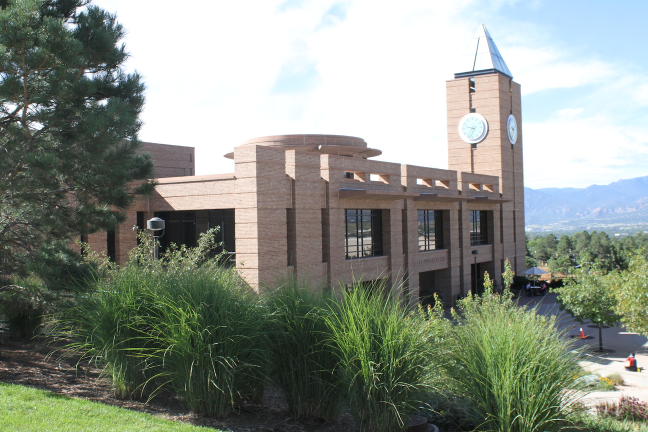
#> input picture Classes/CS 5840/Projects/Assignment2/pano1.jpg, 1296 x 864 px, found by its file name (shown at 1/2 size)
$ jupyter execute hw2.ipynb
#> lines starting #> are read from the running program, lines starting #| are printed output that depends on the picture
[cell 1]
import numpy as np
import cv2
import matplotlib.pyplot as plt

np.set_printoptions(suppress=False)

### Step 1: Read in images pano1.jpg and pano2.jpg and show them
Leave them as color (three-channel) images.

Note that OpenCV reads images as BGR while Matplotlib wants RGB.

[cell 2]
pano1 = cv2.cvtColor(cv2.imread('C:/Users/Ryan/Desktop/Fall2017/5840/Projects/Assignment2/pano1.jpg'), cv2.COLOR_BGR2RGB)
pano2 = cv2.cvtColor(cv2.imread('C:/Users/Ryan/Desktop/Fall2017/5840/Projects/Assignment2/pano2.jpg'), cv2.COLOR_BGR2RGB)
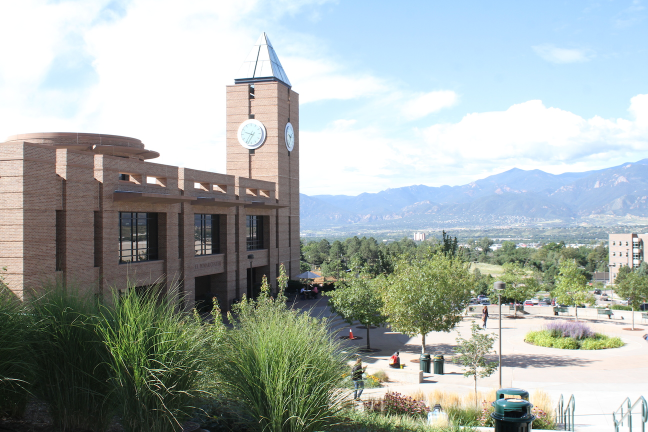
#> input picture Classes/CS 5840/Projects/Assignment2/pano2.jpg, 1296 x 864 px, found by its file name (shown at 1/2 size)

plt.imshow(pano1)
plt.show()

plt.imshow(pano2)
plt.show()

#### Coordinates for 2D points are given here.

[cell 3]
x1 = np.array([512,997,1028,898],dtype='float32')
y1 = np.array([291,149,259,537],dtype='float32')

x2 = np.array([48,557,582,449],dtype='float32')
y2 = np.array([284,164,274,545],dtype='float32')

### Step 2: Show each image and plot the points on top as red dots.

[cell 4]
plt.imshow(pano1)
for i in range(0, 4):
    plt.plot(x1[i], y1[i], marker='o', markersize=3, color="red")
plt.show()
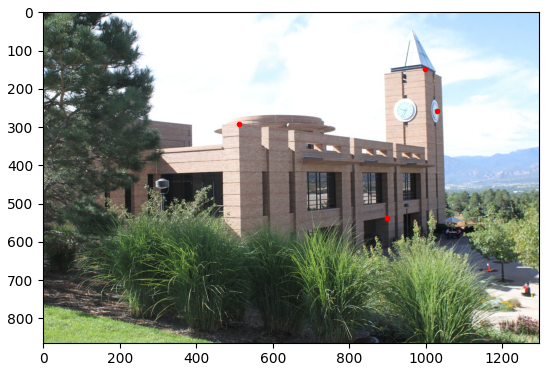
#> figure drawn by matplotlib, 1 panel

plt.imshow(pano2)
for i in range(0, 4):
    plt.plot(x2[i], y2[i], marker='o', markersize=3, color="red")
plt.show()
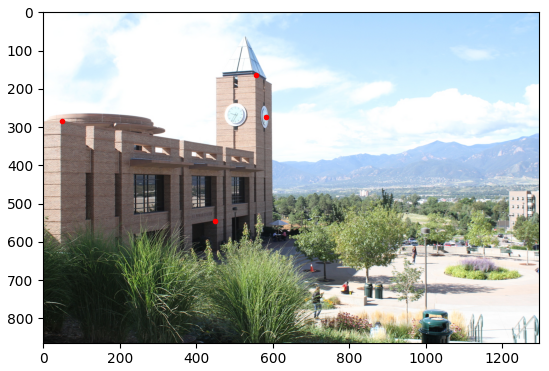
#> figure drawn by matplotlib, 1 panel

### Step 3: Use the Direct Linear Transform to solve for the 3x3 homography relating the two point sets.
See the accompanying PDF for information on this.

[cell 5]
#h = np.array([[.756638323, -.000462358888, 466.168156], [-.0903489041, .890745767, 36.8833993], [-.000186879358, -.0000347420198, 1]], dtype='float32')
h = np.zeros((8, 9))
for i in range(0, 4):
    h[i * 2] = np.array([-x2[i], 0, x1[i] * x2[i], -y2[i], 0, x1[i] * y2[i], -1, 0, x1[i]])
    h[i * 2 + 1] = np.array([0, -x2[i], x2[i] * y1[i], 0, -y2[i], y1[i] * y2[i], 0, -1, y1[i]])

U, S, V = np.linalg.svd(h)
rows, columns = V.shape
V = V[rows - 1]
divideByValue = V[columns-1]

for i in range(0, columns):
    V[i] = V[i] / divideByValue

h = np.zeros((3, 3))
#for i in range(0, 3):
#    h[i] = [V[i], V[i + 3], V[i + 6]]
#    print(h[i])

for i in range(0, 3):
    h[i] = [V[i * 3], V[i * 3 + 1], V[i * 3 + 2]]
    print(h[i])
h = np.transpose(h)
print(h)

### Step 4: Calculate the average re-projection error of the estimated homography.
See the accompanying PDF for information on this.

[cell 6]
err = np.sqrt(np.square(x1[0] - (((h[0][0] * x2[0]) + (h[0][1] * y2[0]) + (h[0][2]))/((h[2][0] * x2[0]) + (h[2][1] * y2[0]) + (h[2][2])))) + np.square(y1[0] - (((h[1][0] * x2[0]) + (h[1][1] * y2[0]) + (h[1][2]))/((h[2][0] * x2[0]) + (h[2][1] * y2[0]) + (h[2][2])))))
print(err)

### Step 6: Warp image 2 using the homography and blend the result with image 1.
Use a linear blend with a weight of 0.5 for each image.

[cell 7]
r, c, z = pano1.shape
#> r = 864; c = 1296; z = 3
pano2 = cv2.warpPerspective(pano2, h, (c, r))
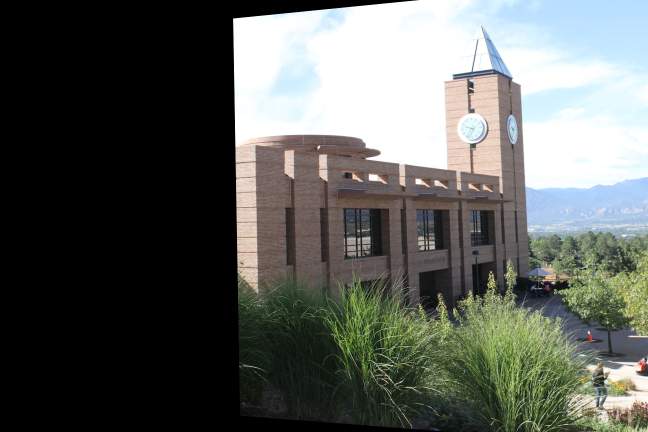
#> pano2: shape (864, 1296, 3) (shown at 1/2 size); mean R, G, B 92, 95.2, 90.8
plt.imshow(pano2)
plt.show()

plt.imshow(pano1, alpha=.5)
plt.imshow(pano2, alpha=.5)
plt.show()
